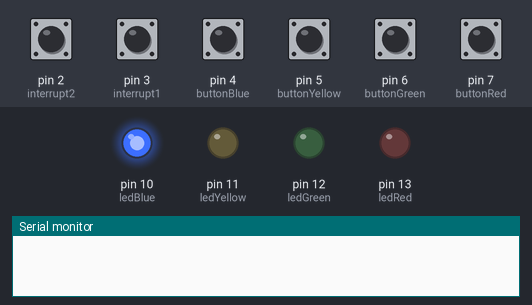
This sketch was run on a simulated Arduino Uno, built with avr-gcc and run on an emulated ATmega328P. Shown: output pins drawn as LEDs (lit = HIGH), the last lines printed to the serial monitor. The inputs (shaded band) are chosen by the test bench; at power-on: pin 2 (interrupt2), pin 3 (interrupt1), pin 4 (buttonBlue), pin 5 (buttonYellow), pin 6 (buttonGreen), pin 7 (buttonRed) LOW. Random numbers use the default seed unless the sketch sets one.

Above: at 1.2 s.
1.3 s: pin 2 (interrupt2) pulled HIGH for 0.15 s
At 1.6 s:
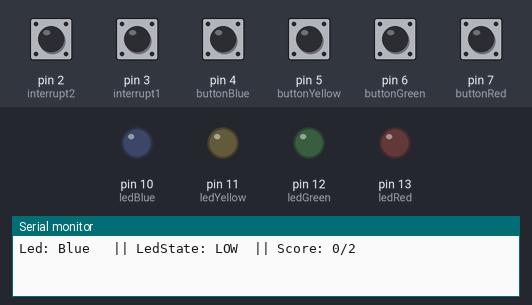
4.4 s: pin 3 (interrupt1) pulled HIGH for 0.15 s
At 5.8 s:
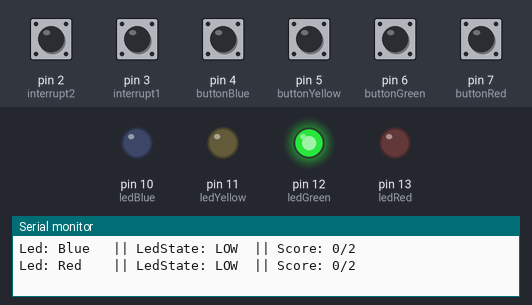
7.5 s: pin 2 (interrupt2) pulled HIGH for 1 s
At 19.0 s:
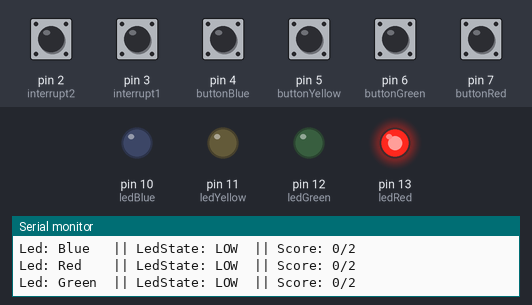
Timing chart, 0 to 31.8 s (numbered marks = the images above; inputs shaded):
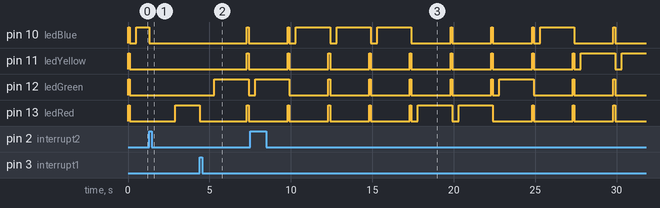

The sketch:

code.ino
```cpp
const int buttonRed    = 7;
const int buttonGreen  = 6;
const int buttonYellow = 5;
const int buttonBlue   = 4;

const int interrupt1   = 3;
const int interrupt2   = 2;

const int ledRed    = 13;
const int ledGreen  = 12;
const int ledYellow = 11;
const int ledBlue   = 10;

const int scoreMin      = 2;
const int delayMin      = 900;
const int delayMax      = 2000;
const int delayDecrease = 500;

volatile  int score         = 0;
volatile  int scoreLimit    = 2;
volatile  int delayBetween  = 2000;
volatile bool endGame       = false;
volatile  int activeLed     = 0;
volatile  int activeBtn     = 0;
volatile bool alreadyPushed = false;

void setup()
{
  Serial.begin(9600);

  randomSeed(analogRead(A0));

  pinMode(ledRed,    OUTPUT);
  pinMode(ledGreen,  OUTPUT);
  pinMode(ledYellow, OUTPUT);
  pinMode(ledBlue,   OUTPUT);

  pinMode(buttonRed,    INPUT);
  pinMode(buttonGreen,  INPUT);
  pinMode(buttonYellow, INPUT);
  pinMode(buttonBlue,   INPUT);

  attachInterrupt(digitalPinToInterrupt(interrupt1), checkPushedButton, RISING);
  attachInterrupt(digitalPinToInterrupt(interrupt2), checkPushedButton, RISING);
}

void loop()
{
  if (!alreadyPushed)
    showFail();

  changeLeds(LOW);

  delay(400);

  alreadyPushed = false;
  activeBtn     = 0;

  int randomNumber = random(10, 14);

  for (int current = ledRed; current >= ledBlue; current--)
  {
    if (randomNumber == current)
    {
      digitalWrite(current, HIGH);
      activeLed = current;
      break;
    }
  }

  delay(delayBetween);
}

void checkPushedButton()
{
  if (digitalRead(buttonRed) == HIGH)
    activeBtn = ledRed;
  else if (digitalRead(buttonGreen) == HIGH)
    activeBtn = ledGreen;
  else if (digitalRead(buttonYellow) == HIGH)
    activeBtn = ledYellow;
  else if (digitalRead(buttonBlue) == HIGH)
    activeBtn = ledBlue;

  processScore(activeBtn);

  debugLed();

  alreadyPushed = true;
}

void processScore(int led)
{
  if (!alreadyPushed)
  {
    if (activeBtn == activeLed)
      score++;
    else
      showFail();
  }

  if (score == scoreLimit)
    showRoundResult();
}

void showRoundResult()
{
  changeLeds(HIGH);

  score = 0;

  scoreLimit++;

  if ((delayBetween -= delayDecrease) <= delayMin)
    showEndGame();
  else
    delay(1000);
}

void showFail()
{
  score = 0;

  changeLeds(HIGH);

  delay(100);

  changeLeds(LOW);
}

void showEndGame()
{
  scoreLimit   = scoreMin;
  delayBetween = delayMax;

  for (int j = 0; j < 5; j++)
  {
    for (int current = ledRed; current >= ledBlue; current--)
    {
      digitalWrite(current, HIGH);
      delay(200);
      changeLeds(LOW);
    }
  }
}

void changeLeds(byte state)
{
  digitalWrite(ledRed,    state);
  digitalWrite(ledGreen,  state);
  digitalWrite(ledYellow, state);
  digitalWrite(ledBlue,   state);
}

void debugLed()
{
  if (ledRed == activeLed)
    Serial.print("Led: Red    || ");
  else if (ledGreen == activeLed)
    Serial.print("Led: Green  || ");
  else if (ledYellow == activeLed)
    Serial.print("Led: Yellow || ");
  else if (ledBlue == activeLed)
    Serial.print("Led: Blue   || ");

  if (digitalRead(activeLed) == HIGH)
    Serial.print("LedState: HIGH");
  else
    Serial.print("LedState: LOW ");

  Serial.print(" || Score: ");
  Serial.print(score);
  Serial.print("/");
  Serial.println(scoreLimit);
}
```
